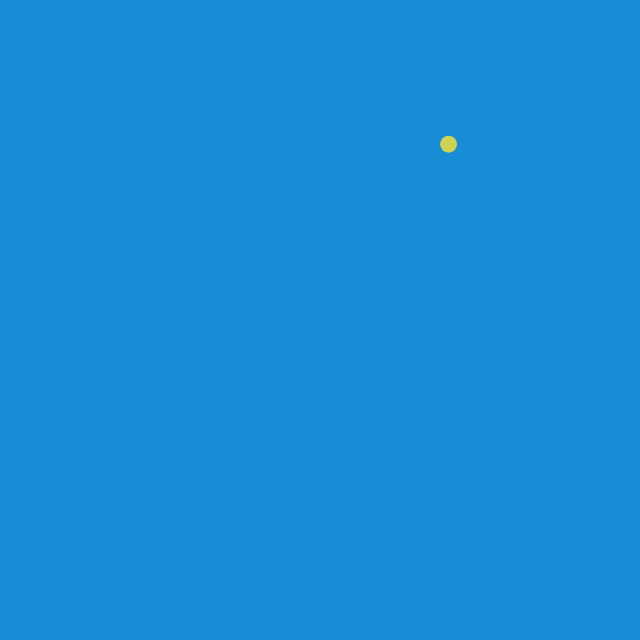
Frame 1 (no input)
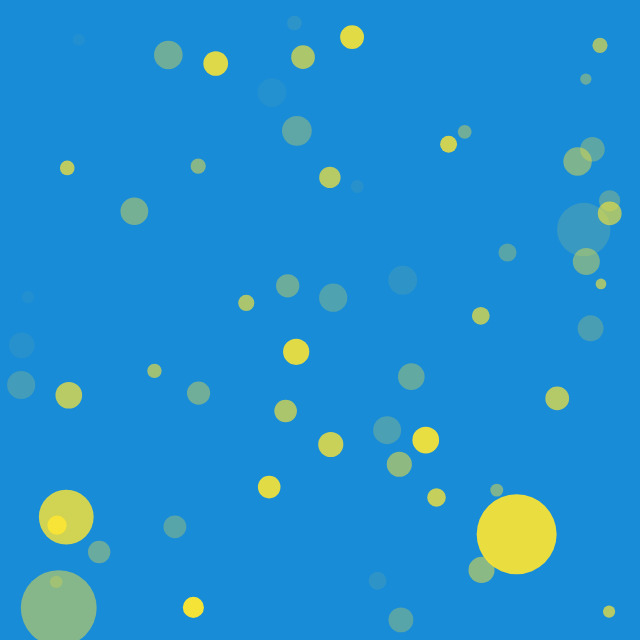
Frame 60 (no input)
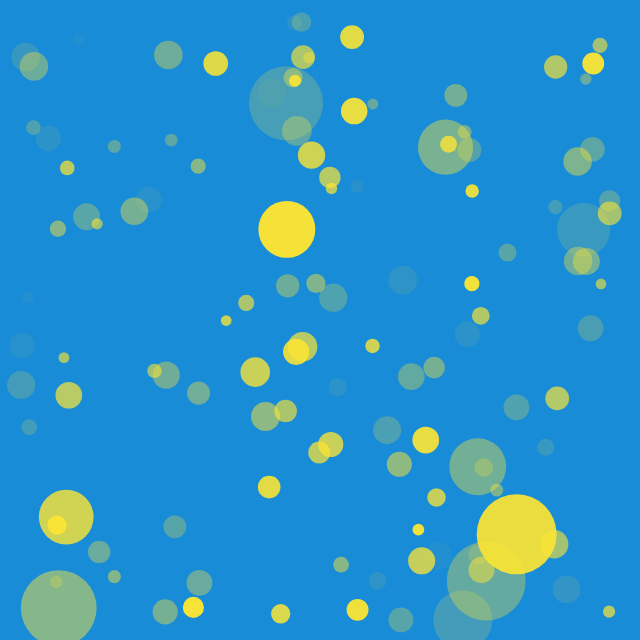
Frame 120 (the mouse pressed at the canvas centre since frame 60)

The p5.js sketch that drew these frames (run headless with seeded random() and noise() and a simulated clock; from frame 60 on, the mouse is pressed at the canvas centre):

// p5.js sketch
// ── sketch.js
var x, y, r;

function setup(){
  createCanvas(640,640);
  noStroke();
  background('#198CD8');
}

function draw(){
  x = random(20, 620);
  y = random(20, 620);
  if (random()>0.9){
    r =random(50, 80);
  } else {
    r = random(10, 30);
  }
  fill(252, 229, 51, random(10, 250));
  ellipse(x, y, r, r);
  
}
